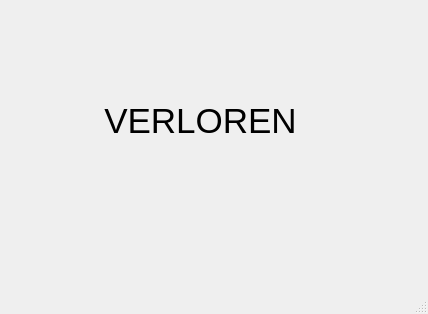
<?xml version="1.0" encoding="UTF-8"?>
<ui version="4.0">
 <class>VerlorenWindow</class>
 <widget class="QMainWindow" name="VerlorenWindow">
  <property name="geometry">
   <rect>
    <x>0</x>
    <y>0</y>
    <width>428</width>
    <height>314</height>
   </rect>
  </property>
  <property name="windowTitle">
   <string>MainWindow</string>
  </property>
  <widget class="QWidget" name="centralwidget">
   <widget class="QLabel" name="label">
    <property name="geometry">
     <rect>
      <x>50</x>
      <y>50</y>
      <width>301</width>
      <height>141</height>
     </rect>
    </property>
    <property name="font">
     <font>
      <pointsize>26</pointsize>
     </font>
    </property>
    <property name="text">
     <string>VERLOREN</string>
    </property>
    <property name="alignment">
     <set>Qt::AlignCenter</set>
    </property>
   </widget>
  </widget>
  <widget class="QMenuBar" name="menubar">
   <property name="geometry">
    <rect>
     <x>0</x>
     <y>0</y>
     <width>428</width>
     <height>21</height>
    </rect>
   </property>
  </widget>
  <widget class="QStatusBar" name="statusbar"/>
 </widget>
 <resources/>
 <connections/>
</ui>
